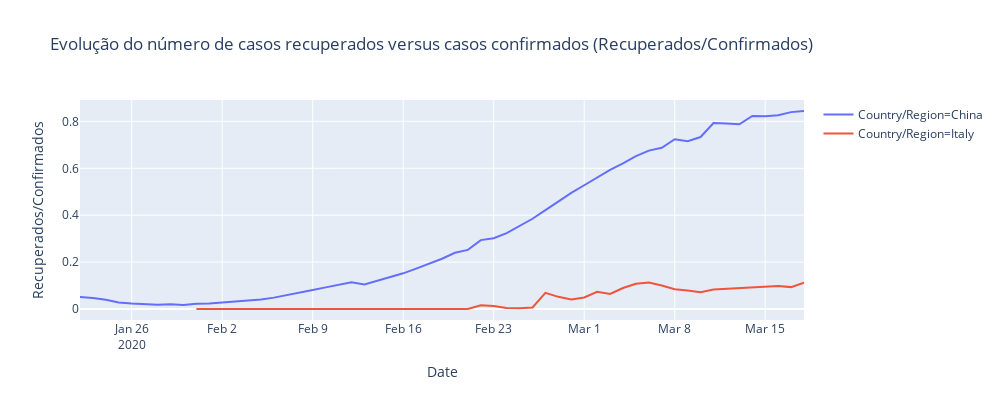

Here is the notebook cell this chart was saved with:
### Code cell
temp['Recuperados/Confirmados'] = temp['Recovered']/temp['Confirmed']

fig = px.line(temp, x="Date", y="Recuperados/Confirmados", color='Country/Region',  height=400,width=1000,
             title='Evolução do número de casos recuperados versus casos confirmados (Recuperados/Confirmados)')
fig.show()

### Figure 1 — Plotly figure (JSON) as saved in the notebook; plotly's stock layout.template omitted (floating-point values rounded to 4 significant figures)
{"data": [{"hoverlabel": {"namelength": 0}, "hovertemplate": "Country/Region=China<br>Date=%{x}<br>Recuperados/Confirmados=%{y}", "legendgroup": "Country/Region=China", "line": {"color": "#636efa", "dash": "solid"}, "mode": "lines", "name": "Country/Region=China", "showlegend": true, "type": "scatter", "x": ["2020-01-22", "2020-01-23", "2020-01-24", "2020-01-25", "2020-01-26", "2020-01-27", "2020-01-28", "2020-01-29", "2020-01-30", "2020-01-31", "2020-02-01", "2020-02-02", "2020-02-03", "2020-02-04", "2020-02-05", "2020-02-06", "2020-02-07", "2020-02-08", "2020-02-09", "2020-02-10", "2020-02-11", "2020-02-12", "2020-02-13", "2020-02-14", "2020-02-15", "2020-02-16", "2020-02-17", "2020-02-18", "2020-02-19", "2020-02-20", "2020-02-21", "2020-02-22", "2020-02-23", "2020-02-24", "2020-02-25", "2020-02-26", "2020-02-27", "2020-02-28", "2020-02-29", "2020-03-01", "2020-03-02", "2020-03-03", "2020-03-04", "2020-03-05", "2020-03-06", "2020-03-07", "2020-03-08", "2020-03-09", "2020-03-10", "2020-03-11", "2020-03-12", "2020-03-13", "2020-03-14", "2020-03-15", "2020-03-16", "2020-03-17", "2020-03-18"], "xaxis": "x", "y": [0.05119, 0.04695, 0.0393, 0.02788, 0.02376, 0.02026, 0.01838, 0.01977, 0.01662, 0.02201, 0.02303, 0.02788, 0.03118, 0.03559, 0.04082, 0.04849, 0.05858, 0.07051, 0.08122, 0.09222, 0.1046, 0.1142, 0.1045, 0.1197, 0.1366, 0.1521, 0.172, 0.1915, 0.2141, 0.2399, 0.252, 0.2938, 0.3017, 0.3238, 0.3559, 0.3848, 0.4219, 0.4588, 0.495, 0.5277, 0.5623, 0.5934, 0.6206, 0.652, 0.6755, 0.6875, 0.7238, 0.7156, 0.7334, 0.7932, 0.7907, 0.7877, 0.8233, 0.8215, 0.8266, 0.8396, 0.8443], "yaxis": "y"}, {"hoverlabel": {"namelength": 0}, "hovertemplate": "Country/Region=Italy<br>Date=%{x}<br>Recuperados/Confirmados=%{y}", "legendgroup": "Country/Region=Italy", "line": {"color": "#EF553B", "dash": "solid"}, "mode": "lines", "name": "Country/Region=Italy", "showlegend": true, "type": "scatter", "x": ["2020-01-31", "2020-02-07", "2020-02-21", "2020-02-22", "2020-02-23", "2020-02-24", "2020-02-25", "2020-02-26", "2020-02-27", "2020-02-28", "2020-02-29", "2020-03-01", "2020-03-02", "2020-03-03", "2020-03-04", "2020-03-05", "2020-03-06", "2020-03-07", "2020-03-08", "2020-03-09", "2020-03-10", "2020-03-11", "2020-03-14", "2020-03-16", "2020-03-17", "2020-03-18"], "xaxis": "x", "y": [0, 0, 0, 0.01613, 0.0129, 0.004367, 0.003106, 0.006623, 0.0687, 0.0518, 0.04078, 0.049, 0.07318, 0.06395, 0.08935, 0.1073, 0.1128, 0.1001, 0.08434, 0.07894, 0.07134, 0.08287, 0.0937, 0.09825, 0.09335, 0.1127], "yaxis": "y"}], "layout": {"height": 400, "legend": {"tracegroupgap": 0}, "title": {"text": "Evolução do número de casos recuperados versus casos confirmados (Recuperados/Confirmados)"}, "width": 1000, "xaxis": {"anchor": "y", "autorange": true, "domain": [0, 1], "range": ["2020-01-22", "2020-03-18"], "title": {"text": "Date"}, "type": "date"}, "yaxis": {"anchor": "x", "autorange": true, "domain": [0, 1], "range": [-0.04691, 0.8913], "title": {"text": "Recuperados/Confirmados"}, "type": "linear"}}}
